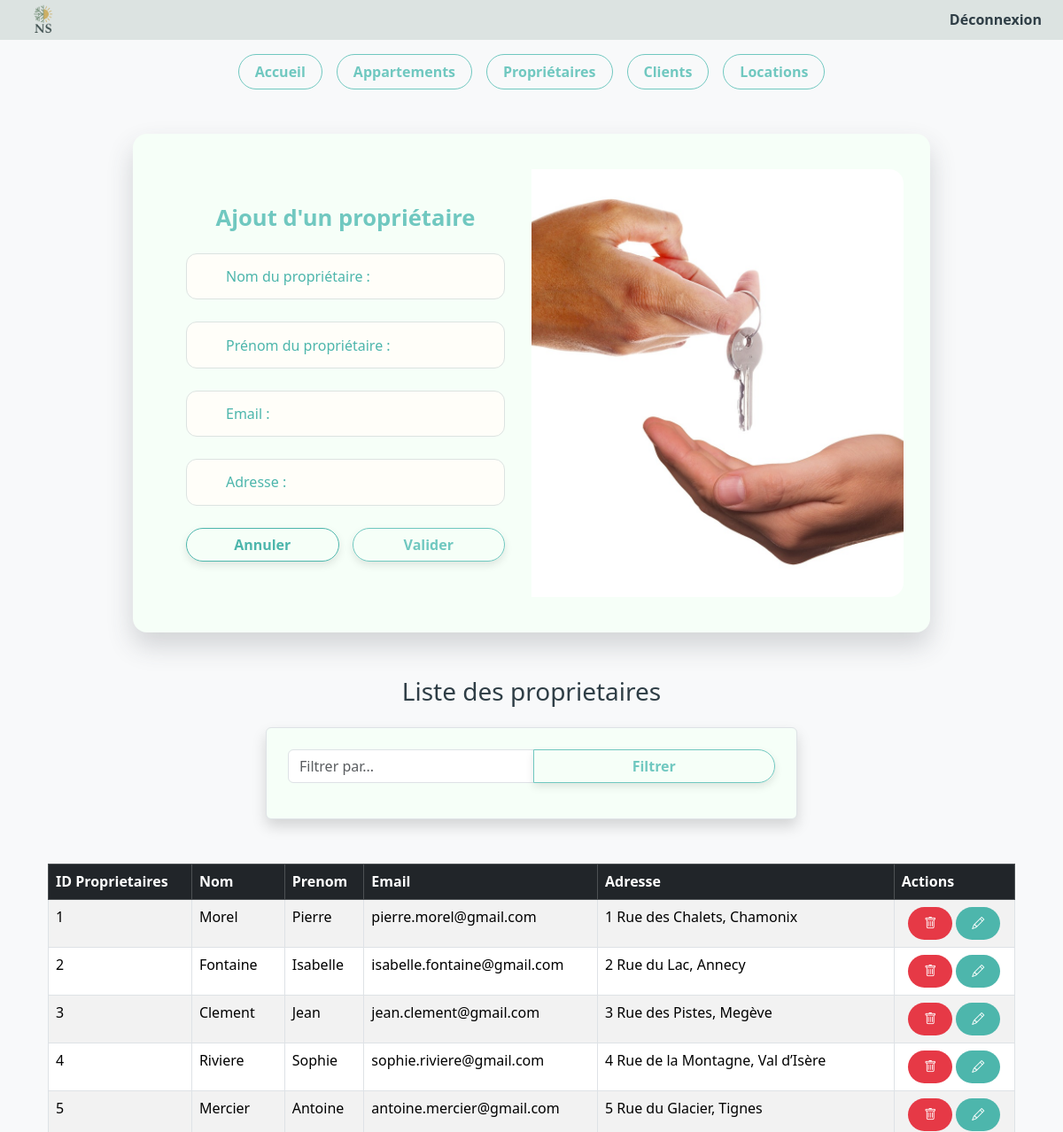
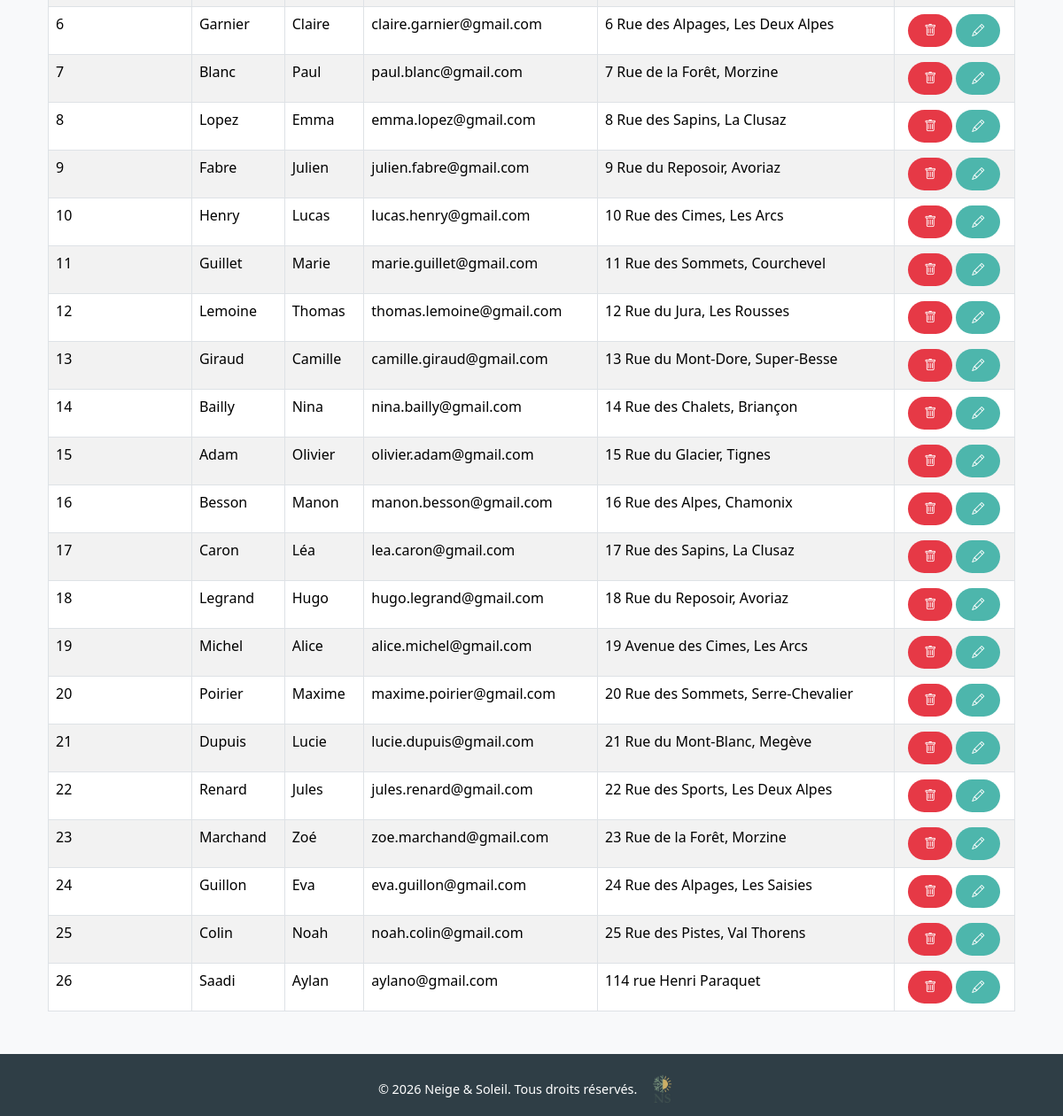
Page /index.php?page=3 (signed in) on the committed database (2 pictures, top to bottom).
### tables this page shows
CREATE TABLE proprietaire (
  idproprio INT NOT NULL AUTO_INCREMENT,
  nom VARCHAR(50) NOT NULL,
  prenom VARCHAR(50) NOT NULL,
  email VARCHAR(50) NOT NULL,
  adresse TEXT NOT NULL,
  PRIMARY KEY (idproprio),
  UNIQUE KEY email (email)
);

### controleur/gestion_proprietaire.php (called while the page is built, shortened)
<?php
	$proprietaires = $unControleur->selectAll_proprietaires();
	require_once ("vue/vue_insert_Proprietaire.php");
	if(isset($_POST['Filtrer'])){
		$filtre = $_POST['filtre'];
		$lesProprietaires = $unControleur->selectLike_Proprietaire($filtre);
	}else {
		$lesProprietaires = $unControleur->selectAll_Proprietaires();
	}
	require_once("vue/vue_select_proprietaire.php");
?>

### modele/modele.class.php (called while the page is built, shortened)
<?php
class Modele {
    private $unPdo;
    public function __construct() {
        $url = "mysql:host=localhost;dbname=ns";
        $user = "root";
        $mdp = "";
        try {
            $this->unPdo = new PDO($url, $user, $mdp);
            $this->unPdo->setAttribute(PDO::ATTR_ERRMODE, PDO::ERRMODE_EXCEPTION);
        } catch (PDOException $exp) {
            echo "Erreur de Connexion à " . $url . "<br>";
            echo $exp->getMessage();
            exit();
        }
    }
    public function selectAll_proprietaires() {
        $requete = "SELECT * FROM proprietaire";
        $exec = $this->unPdo->prepare($requete);
        $exec->execute();
        return $exec->fetchAll();
    }
}
?>

### controleur/controleur.class.php (called while the page is built, shortened)
<?php
require_once("modele/modele.class.php");
class Controleur
{
    private $unModele;
    public function __construct()
    {
        $this->unModele = new Modele();
    }
    public function selectAll_proprietaires()
    {
        return $this->unModele->selectAll_proprietaires();
    }
}

### vue/vue_select_proprietaire.php (the view)
<h3 class="text-center mb-4">Liste des proprietaires</h3>
<form method="post" class="container mt-3 p-4 border rounded shadow" style="max-width: 600px;">
    <div class="input-group mb-3">
        <input type="text" name="filtre" class="form-control" placeholder="Filtrer par...">
        <button type="submit" name="Filtrer" class="btn btn-primary">Filtrer</button>
    </div>
</form>
<div class="container mt-3">
    <table class="table table-striped table-bordered">
        <thead class="table-dark">
            <tr>
                <th>ID Proprietaires</th>
                <th>Nom</th>
                <th>Prenom</th>
                <th>Email</th>
                <th>Adresse</th>
                <th>Actions</th>
            </tr>
        </thead>
        <tbody>
            <?php
            if (isset($lesProprietaires)){
                foreach($lesProprietaires as $unProprietaire){
                    echo "<tr>";
                    echo "<td>".$unProprietaire['idproprio']."</td>";
                    echo "<td>".$unProprietaire['nom']."</td>";
                    echo "<td>".$unProprietaire['prenom']."</td>";
                    echo "<td>".$unProprietaire['email']."</td>";
                    echo "<td>".$unProprietaire['adresse']."</td>";
                    echo "<td>";
                    echo "<a href='index.php?page=3&action=sup&idproprio=".$unProprietaire['idproprio']."'
                           onclick=\"return confirm('Voulez-vous vraiment supprimer cet Proprietaire ?');\"
                           class='btn btn-danger btn-sm me-1'>
                           <i class='bi bi-trash'></i>
                          </a>";
                    echo "<a href='index.php?page=3&action=edit&idproprio=".$unProprietaire['idproprio']."'
                           class='btn btn-warning btn-sm'>
                           <i class='bi bi-pencil'></i>
                          </a>";
                    echo "</td>";
                    echo "</tr>";
                }
            }
            ?>
        </tbody>
    </table>
</div>

### styles/style.css (style rules this page uses)
:root { --color-dark: #2F3E46; --color-neutral: #DCE3E1; --color-accent: #70C8C0; --color-secondary: #4DB6AC; --color-bg: #F6FFF8; --color-highlight: #A3D9D0; --color-error: #E63946; }
*, *::after, *::before { box-sizing: border-box; }
body, html { height: 100%; margin: 0; padding: 0; font-family: 'Segoe UI', Tahoma, Geneva, Verdana, sans-serif; line-height: 1.4; color: var(--color-dark); background-color: var(--color-bg); }
.btn, .home-btn, .btn-dashboard, form .btn, .home-contact-form button { display: inline-block; font-weight: 600; border-radius: 50px; text-align: center; cursor: pointer; transition: all 0.3s ease; text-decoration: none; padding: 8px 18px; }
.btn, .home-btn, .btn-dashboard, form .btn-primary { background-color: transparent; color: var(--color-accent); border: 1px solid var(--color-accent); }
form .btn { flex: 1; padding: 6px 10px; box-shadow: 0 4px 10px rgba(0, 0, 0, 0.1); }
.btn-danger { background-color: var(--color-error); border: none; color: #fff; }
.btn-warning { background-color: var(--color-secondary); border: none; color: #fff; }
form { background: var(--color-bg); padding: 40px 30px; border-radius: 2rem; box-shadow: 0 15px 30px rgba(54,59,72,0.2); margin: 50px auto; max-width: 700px; width: 100%; }
img, .btn-dashboard, form .btn { max-width: 100%; height: auto; box-sizing: border-box; }
table td:last-child { white-space: nowrap !important; text-align: center; vertical-align: middle; }
table td a.btn { display: inline-flex; align-items: center; justify-content: center; vertical-align: middle; margin-right: 6px; }
table td a.btn:last-child { margin-right: 0; }

### rows in the picture
proprietaire: idproprio "1", nom "Morel", prenom "Pierre", email "pierre.morel@gmail.com", adresse "1 Rue des Chalets, Chamonix"
proprietaire: idproprio "2", nom "Fontaine", prenom "Isabelle", email "isabelle.fontaine@gmail.com", adresse "2 Rue du Lac, Annecy"
proprietaire: idproprio "3", nom "Clement", prenom "Jean", email "jean.clement@gmail.com", adresse "3 Rue des Pistes, Megève"
proprietaire: idproprio "4", nom "Riviere", prenom "Sophie", email "sophie.riviere@gmail.com", adresse "4 Rue de la Montagne, Val d’Isère"
proprietaire: idproprio "5", nom "Mercier", prenom "Antoine", email "antoine.mercier@gmail.com", adresse "5 Rue du Glacier, Tignes"
proprietaire: idproprio "6", nom "Garnier", prenom "Claire", email "claire.garnier@gmail.com", adresse "6 Rue des Alpages, Les Deux Alpes"
proprietaire: idproprio "7", nom "Blanc", prenom "Paul", email "paul.blanc@gmail.com", adresse "7 Rue de la Forêt, Morzine"
proprietaire: idproprio "8", nom "Lopez", prenom "Emma", email "emma.lopez@gmail.com", adresse "8 Rue des Sapins, La Clusaz"
proprietaire: idproprio "9", nom "Fabre", prenom "Julien", email "julien.fabre@gmail.com", adresse "9 Rue du Reposoir, Avoriaz"
proprietaire: idproprio "10", nom "Henry", prenom "Lucas", email "lucas.henry@gmail.com", adresse "10 Rue des Cimes, Les Arcs"
proprietaire: idproprio "11", nom "Guillet", prenom "Marie", email "marie.guillet@gmail.com", adresse "11 Rue des Sommets, Courchevel"
proprietaire: idproprio "12", nom "Lemoine", prenom "Thomas", email "thomas.lemoine@gmail.com", adresse "12 Rue du Jura, Les Rousses"
proprietaire: idproprio "13", nom "Giraud", prenom "Camille", email "camille.giraud@gmail.com", adresse "13 Rue du Mont-Dore, Super-Besse"
proprietaire: idproprio "14", nom "Bailly", prenom "Nina", email "nina.bailly@gmail.com", adresse "14 Rue des Chalets, Briançon"
proprietaire: idproprio "15", nom "Adam", prenom "Olivier", email "olivier.adam@gmail.com", adresse "15 Rue du Glacier, Tignes"
proprietaire: idproprio "16", nom "Besson", prenom "Manon", email "manon.besson@gmail.com", adresse "16 Rue des Alpes, Chamonix"
proprietaire: idproprio "17", nom "Caron", prenom "Léa", email "lea.caron@gmail.com", adresse "17 Rue des Sapins, La Clusaz"
proprietaire: idproprio "18", nom "Legrand", prenom "Hugo", email "hugo.legrand@gmail.com", adresse "18 Rue du Reposoir, Avoriaz"
proprietaire: idproprio "19", nom "Michel", prenom "Alice", email "alice.michel@gmail.com", adresse "19 Avenue des Cimes, Les Arcs"
proprietaire: idproprio "20", nom "Poirier", prenom "Maxime", email "maxime.poirier@gmail.com", adresse "20 Rue des Sommets, Serre-Chevalier"
proprietaire: idproprio "21", nom "Dupuis", prenom "Lucie", email "lucie.dupuis@gmail.com", adresse "21 Rue du Mont-Blanc, Megève"
proprietaire: idproprio "22", nom "Renard", prenom "Jules", email "jules.renard@gmail.com", adresse "22 Rue des Sports, Les Deux Alpes"
proprietaire: idproprio "23", nom "Marchand", prenom "Zoé", email "zoe.marchand@gmail.com", adresse "23 Rue de la Forêt, Morzine"
proprietaire: idproprio "24", nom "Guillon", prenom "Eva", email "eva.guillon@gmail.com", adresse "24 Rue des Alpages, Les Saisies"
proprietaire: idproprio "25", nom "Colin", prenom "Noah", email "noah.colin@gmail.com", adresse "25 Rue des Pistes, Val Thorens"
proprietaire: idproprio "26", nom "Saadi", prenom "Aylan", email "aylano@gmail.com", adresse "114 rue Henri Paraquet"
